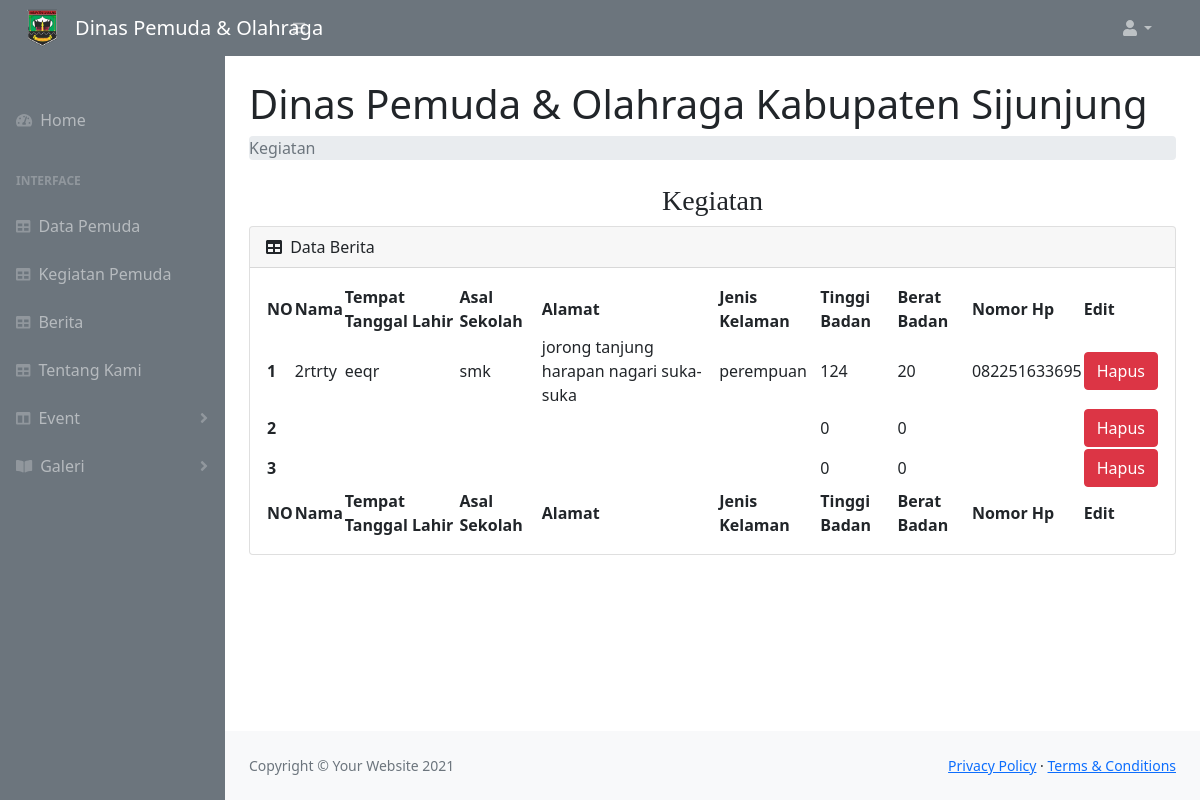
The app's page /admin-paski.php, older data.
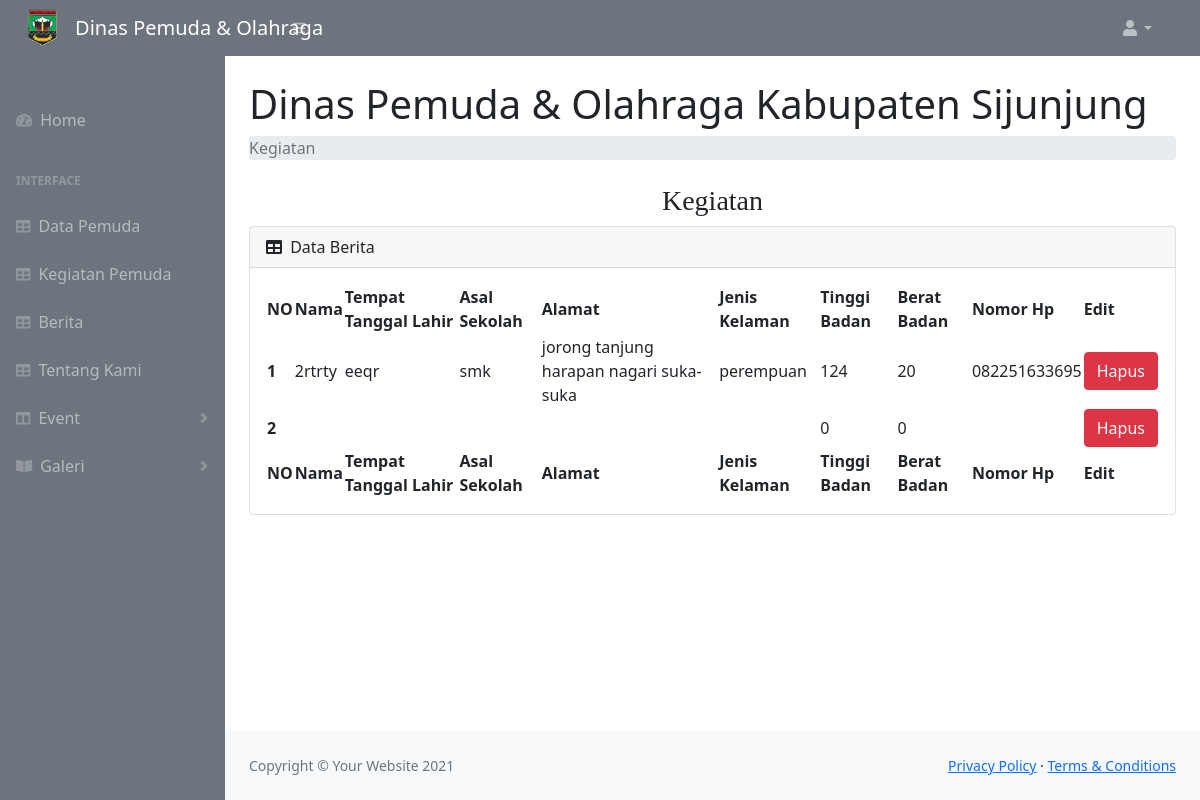
The same page, newer data.
### tables this page shows
CREATE TABLE `tb_paski` (
  `id_paski` int(11) NOT NULL,
  `nama` varchar(35) NOT NULL,
  `ttl` varchar(50) NOT NULL,
  `alamat` varchar(50) NOT NULL,
  `asal_sekolah` varchar(50) NOT NULL,
  `tinggi_badan` int(3) NOT NULL,
  `berat_badan` int(3) NOT NULL,
  `no_hp` varchar(15) NOT NULL,
  `jenis_kelamin` enum('perempuan','laki-laki') NOT NULL
);

### admin-paski.php (the view, shortened to what the changed rows need)
<!DOCTYPE html>
<html lang="en">
    <head>
        <link href="https://cdn.jsdelivr.net/npm/simple-datatables@latest/dist/style.css" rel="stylesheet" />
        <link href="css/styles.css" rel="stylesheet" />
        <link rel="stylesheet" href="https://maxcdn.bootstrapcdn.com/bootstrap/4.5.2/css/bootstrap.min.css">
        <link href="https://cdn.jsdelivr.net/npm/bootstrap@5.0.1/dist/css/bootstrap.min.css" rel="stylesheet">
        <link href="https://cdn.jsdelivr.net/npm/bootstrap@5.0.1/dist/css/bootstrap.min.css" rel="stylesheet">
    </head>
    <body class="sb-nav-fixed">
        <div id="layoutSidenav">
            <div id="layoutSidenav_content">
                <main>
                    <div class="container-fluid px-4">
                        <h1 class="mt-4">Dinas Pemuda & Olahraga Kabupaten Sijunjung</h1>
                        <div class="card mb-4">
                            <div class="card-body">
                                <table id="datatablesSimple">
                                    <thead>
                                        <tr>
                                            <th>NO</th>
                                            <th>Nama</th>
                                            <th>Tempat Tanggal Lahir</th>
                                            <th>Asal Sekolah</th>
                                            <th>Alamat</th>
                                            <th>Jenis Kelaman</th>
                                            <th>Tinggi Badan</th>
                                            <th>Berat Badan</th>
                                            <th>Nomor Hp</th>
                                            <th>Edit</th>
                                        </tr>
                                    </thead>
                                    <tfoot>
                                        <tr>
                                            <th>NO</th>
                                            <th>Nama</th>
                                            <th>Tempat Tanggal Lahir</th>
                                            <th>Asal Sekolah</th>
                                            <th>Alamat</th>
                                            <th>Jenis Kelaman</th>
                                            <th>Tinggi Badan</th>
                                            <th>Berat Badan</th>
                                            <th>Nomor Hp</th>
                                            <th>Edit</th>
                                        </tr>
                                    </tfoot>
                                    <tbody>
                                    <?php
                            $koneksi = mysqli_connect("localhost","root","","db_website");
                             $query = mysqli_query($koneksi,"SELECT * FROM tb_paski");
                             $no = 0;
                             while($data = mysqli_fetch_array($query))
                                 {
                                    $no++;
                            ?>
                                        <tr>
                                            <th scope="row"><?=  $no ?></th>
                                            <td><?php echo $data["nama"] ?></td>
                                            <td><?php echo $data["ttl"] ?></td>
                                            <td><?php echo $data["asal_sekolah"] ?></td>
                                            <td><?php echo $data["alamat"] ?></td>
                                            <td><?php echo $data["jenis_kelamin"] ?></td>
                                            <td><?php echo $data["tinggi_badan"] ?></td>
                                            <td><?php echo $data["berat_badan"] ?></td>
                                            <td><?php echo $data["no_hp"] ?></td>
                                            <td>
                                            <a href="hapus-paski.php?id_paski=<?= $data['id_paski'] ?>" class="btn btn-danger" onclick="return confirm('Anda Yakin Ingin Menghapus Data?')">Hapus</a>
                                            <?php
                             }
                              ?>
                                        </tr>
                                    </tbody>
                                </table>
                            </div>
                        </div>
                    </div>
                </main>
            </div>
        </div>
    </body>
</html>

Row changes from the older to the newer data that the page shows:
removed tb_paski: tinggi_badan "0", berat_badan "0"
